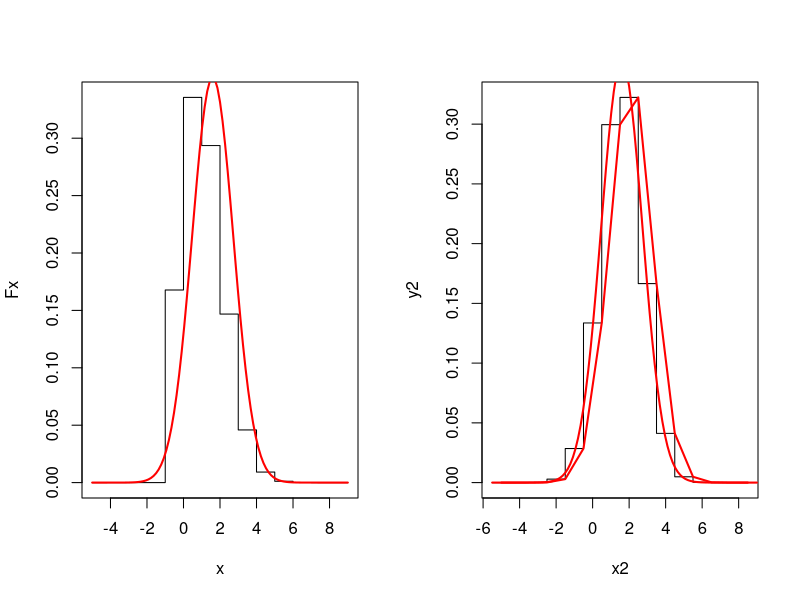
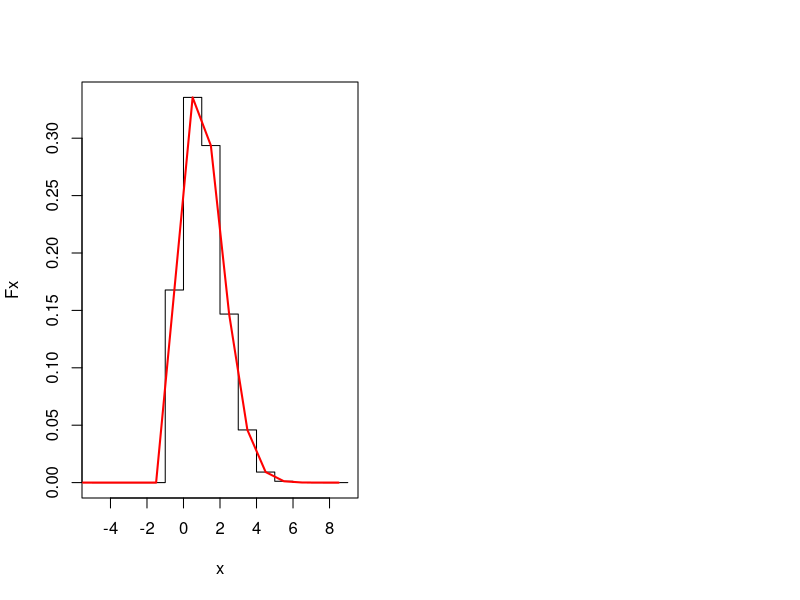

R code for these plots, in order: (Note: this script raises an error after producing the figures.)
# Arquivo de comandos para graficar uma curva normal
# ***************************************************
#
#  gerar aleatoriamente a distribuição normal com 1000 dados
# 
op <- par(mfrow = c(1, 2))  # organiza os graficos em 1 fila e 2 colunas

x=-5:9
Fx <- dbinom(x,8,0.2)
plot(x, Fx, type="S")

x1<-seq(-5,9,length=101)
y<- dnorm(x1, mean = 1.6, sd = 1.13)
lines(x1, y, col = "red", lwd = 2)


#x2=-5:9
x2<-seq(-5.5,8.5,by=1)

y2<-matrix(0,15,1) 
for(i in 1:15)   {y2[i]<-pnorm(i-6.5, 1.6, 1.13) - pnorm(i-7.5, 1.6, 1.13)}
plot(x2, y2, type="S")

x1<-seq(-5,9,length=101)
y<- dnorm(x1, mean = 1.6, sd = 1.13)
lines(x1, y, col = "red", lwd = 2)





lines(x2,y2, col = "red", lwd = 2)




pnorm(1, 1.6, 1.2) - pnorm(2, 1.6, 1.2)


x=-5:9
Fx <- dbinom(x,8,0.2)
plot(x, Fx, type="S")


Fx <- dbinom(x,8,0.2)
x <- seq(-5.5,8.5, by=1)
lines(x, Fx, col = "red", lwd = 2)

#
#  criar uma tabela de frequências
#
df<-matrix(0,9,2)          # cria umma matriz para o posicionamento dos valores na tabela
colnames(df)<-c("fa","fr")
rownames(df)<-
c("[-0,5;0,5)","[0,5;1.5)","[1,5;2,5)","[2,5;3,5)","[3,5;4,5)","[4,5;5,5)","[5,5;6,5)","[6.5;7,5)","[7,5;8,5)","Total")
#
#  separa os calores dependendo dos intervalos
#
tab.b<-table(cut(b,breaks=c(-0.5,0.5,1.5,2.5,3.5,4.5,5.5,6.5,7.5,8.5)))
 df[1:10,1]<-tab.b
 df[11,1]<-length(b)
 for(i in 1:10)   {df[i,2]<-df[i,1]/length(b)}
 for(i in 1:10)   {df[i,3]<-df[i,2]*100}
df
#
#
#   grafica usando histograma
#
hist(b,breaks=c(-5.0,-4.0,-3.0,-2.0,-1.0,0.0,1.0,2.0,3.0,4.0,5.0),freq=FALSE,ylab="Frequencia Relativa",xlab="x",main="",col=gray(seq(0.1,1.0,length=6)))
#
#   cria uma distribuição normal usando so os parâmetros media e variância
#
x<-seq(-1,9,length=101)
y<- dnorm(x, mean = 1.6, sd = 1.28)
lines(x, y, col = "black", lwd = 2)
#
legend(-4,0.35, 1:2, cex = 0.8, col = 1:2, pch = NULL, lty = ltipo, title = "Curvas Normais")
#
#
# Novo gráfico mudando so os intervalos
#
df1<-matrix(0,10,3)
colnames(df1)<-c("fa","fr","fp")
rownames(df1)<-
c("[-4,5;-3,5)","[-3,5;-2,5)","[-2,5;-1,5)","[-1,5;-0,5)","[-0,5;0,5)","[0,5;1,5)","[1,5;2,5)","[2,5;3,5)","[3,5;4,5)","Total")
#
#  separa os calores dependendo dos intervalos
tab.b<-table(cut(b,breaks=c(-4.5,-3.5,-2.5,-1.5,-0.5,0.5,1.5,2.5,3.5,4.5)))
 df1[1:9,1]<-tab.b
 df1[10,1]<-length(b)
 for(i in 1:9)   {df1[i,2]<-df1[i,1]/length(b)}
 for(i in 1:9)   {df1[i,3]<-df1[i,2]*100}
df1
#   grafica os resultados
#
hist(b,breaks=c(-4.5,-3.5,-2.5,-1.5,-0.5,0.5,1.5,2.5,3.5,4.5),freq=FALSE,ylab="Frequencia Relativa",xlab="x",main="",col=gray(seq(0.1,1.0,length=6)))
#
#   grafica os mesmos resultados do calcula anterior
#
y<- dnorm(x, mean = mean(b), sd = sd(b))
lines(x, y, col = "black", lwd = 2)
y<- dnorm(x, mean = 0.0, sd = 1)
lines(x, y, col = "red", lwd = 2)
#
legend(-4,0.35, 1:2, cex = 0.8, col = 1:2, pch = 1:2, lty = ltipo, title = "Curvas Normais")




